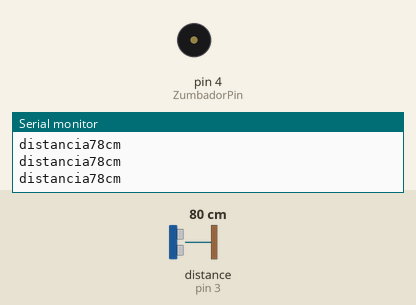
Recording of a sketch running on a simulated Arduino Uno, built with avr-gcc and run on an emulated ATmega328P. Shown: buzzer (waves = sounding), the last lines printed to the serial monitor. Wiring (inferred from the names in the program): ultrasonic range finder: trigger pin 2; echo pin 3. The test bench sets the inputs (shaded band); at power-on: distance to the obstacle (sensor on pin 3) 80 cm. The echo pulse lasts 58.3 µs per cm.

Above: at 1.2 s.
1.3 s: distance to the obstacle (sensor on pin 3) set to 57 cm
2.8 s: distance to the obstacle (sensor on pin 3) set to 48 cm
At 3.18 s:
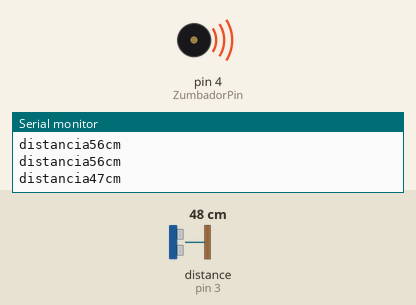
5.8 s: distance to the obstacle (sensor on pin 3) set to 4 cm
8.8 s: distance to the obstacle (sensor on pin 3) set to 2 cm
At 10.4 s:
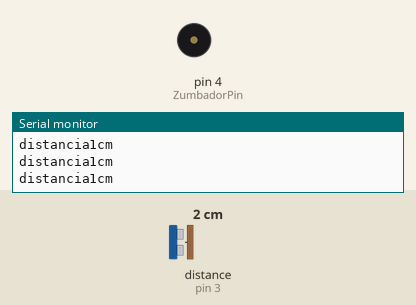
10.7 s: distance to the obstacle (sensor on pin 3) set to 9 cm
At 11.11 s:
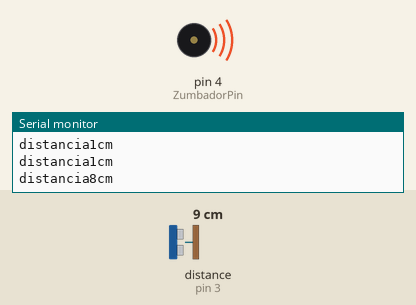
Timing chart, 0 to 14.7 s (numbered marks = the images above; inputs shaded):
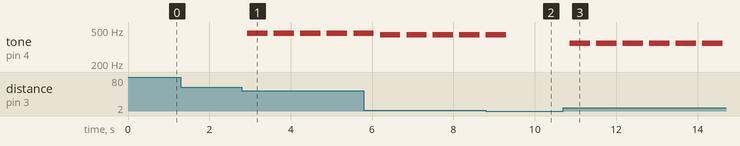

The sketch:

star_wars.ino
```cpp
int trigger = 2;
int echo = 3;
int tiempo;
int distancia;
int ZumbadorPin = 4;
int c=261;
int d=294;
int e=329;
int f=349;
int g=391;
int gS=415;
int a=440;
int aS=455;
int b=466;
int cH=523;
int cSH=554;
int dH=587;
int dSH=622;
int eH=659;
int fH=698;
int fSH=740;
int gH=783;
int gSH=830;
int aH=880;
void setup() {
Serial.begin(9600);
pinMode(trigger, OUTPUT);
pinMode(echo,INPUT);
digitalWrite(trigger,LOW);
pinMode(ZumbadorPin, OUTPUT);
}

void loop() {
digitalWrite(trigger, HIGH);
delayMicroseconds(10);
digitalWrite(trigger, LOW);
tiempo= pulseIn(echo, HIGH);
distancia= tiempo/59;
Serial.print("distancia");
Serial.print(distancia);
Serial.println("cm");
delay(100);
if(distancia>=2 && distancia <=5){
   tone(ZumbadorPin, a, 500);
    delay(500+50);}
if(distancia>=6 && distancia <=10){
   tone(ZumbadorPin, f, 500);
    delay(500+50);}
if(distancia>=11 && distancia <=15){
   tone(ZumbadorPin, cH, 500);
    delay(500+50);}
if(distancia>=16 && distancia <=20){
   tone(ZumbadorPin, eH, 500);
    delay(500+50);}
if(distancia>=21 && distancia <=25){
   tone(ZumbadorPin, fH, 500);
    delay(500+50);}
if(distancia>=26 && distancia <=30){
   tone(ZumbadorPin, aH, 500);
    delay(500+50);}
if(distancia>=31 && distancia <=35){
   tone(ZumbadorPin,gSH, 500);
    delay(500+50);}
if(distancia>=36 && distancia <=40){
   tone(ZumbadorPin, fSH, 500);
    delay(500+50);}
if(distancia>=41 && distancia <=45){
   tone(ZumbadorPin, b, 500);
    delay(500+50);}
if(distancia>=46 && distancia <=50){
   tone(ZumbadorPin, aS, 500);
    delay(500+50);}
}
```

Measured:
- the behaviour switches between 52 and 51 cm on distance to the obstacle (sensor on pin 3) (found by bisection; images 0 and 1)
- the behaviour switches between 3 and 2 cm on distance to the obstacle (sensor on pin 3) (found by bisection; images 1 and 2)
- after the input at 2.8 s, tone on pin 4 (ZumbadorPin): alternates 455 Hz for 0.50 s and silent for 0.15 s, starting after 0.13 s
- after the input at 8.8 s, tone on pin 4 (ZumbadorPin): goes on until 9.3 s, then stays silent
- after the input at 10.7 s, tone on pin 4 (ZumbadorPin): alternates 349 Hz for 0.50 s and silent for 0.15 s, starting after 0.16 s
